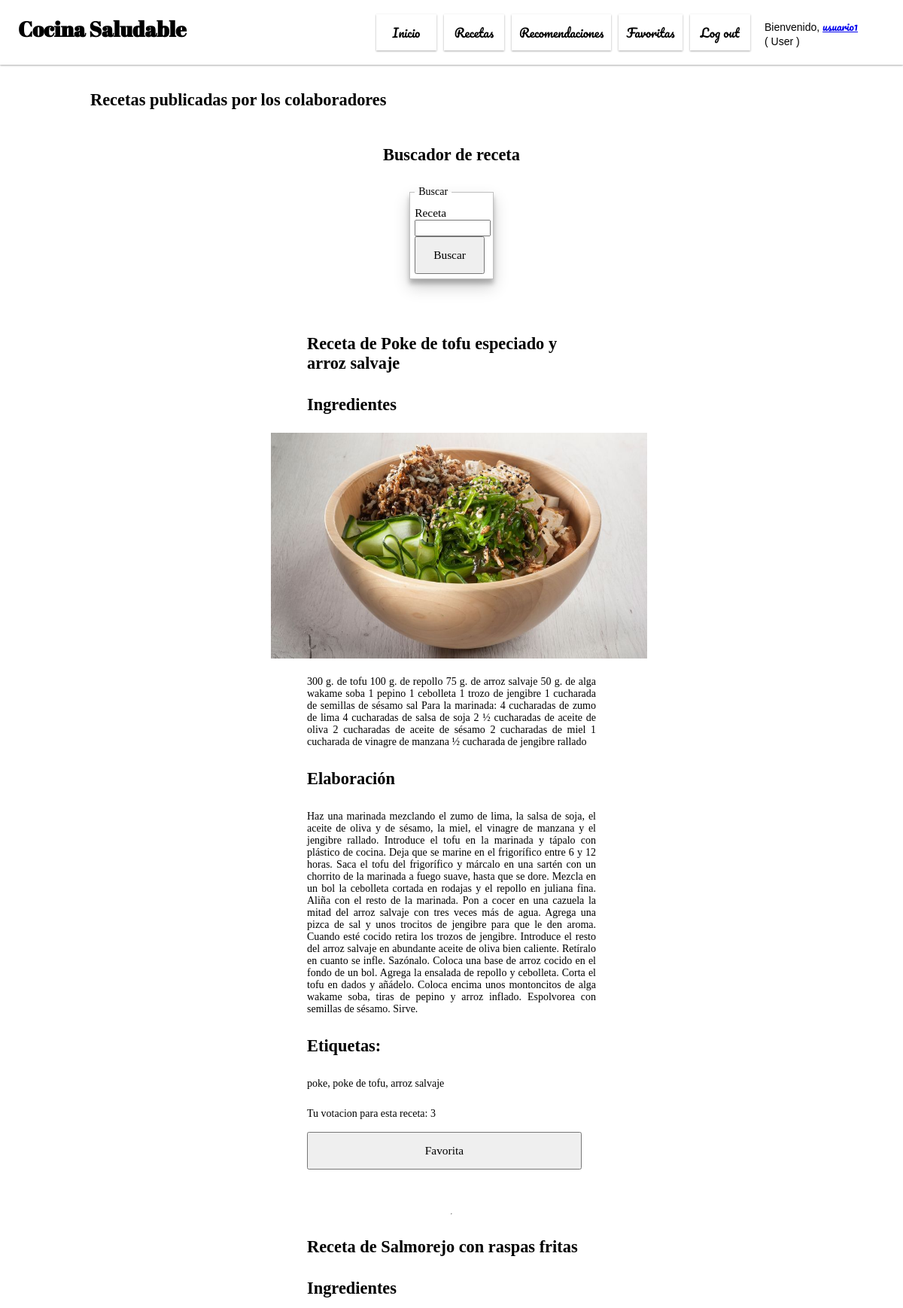
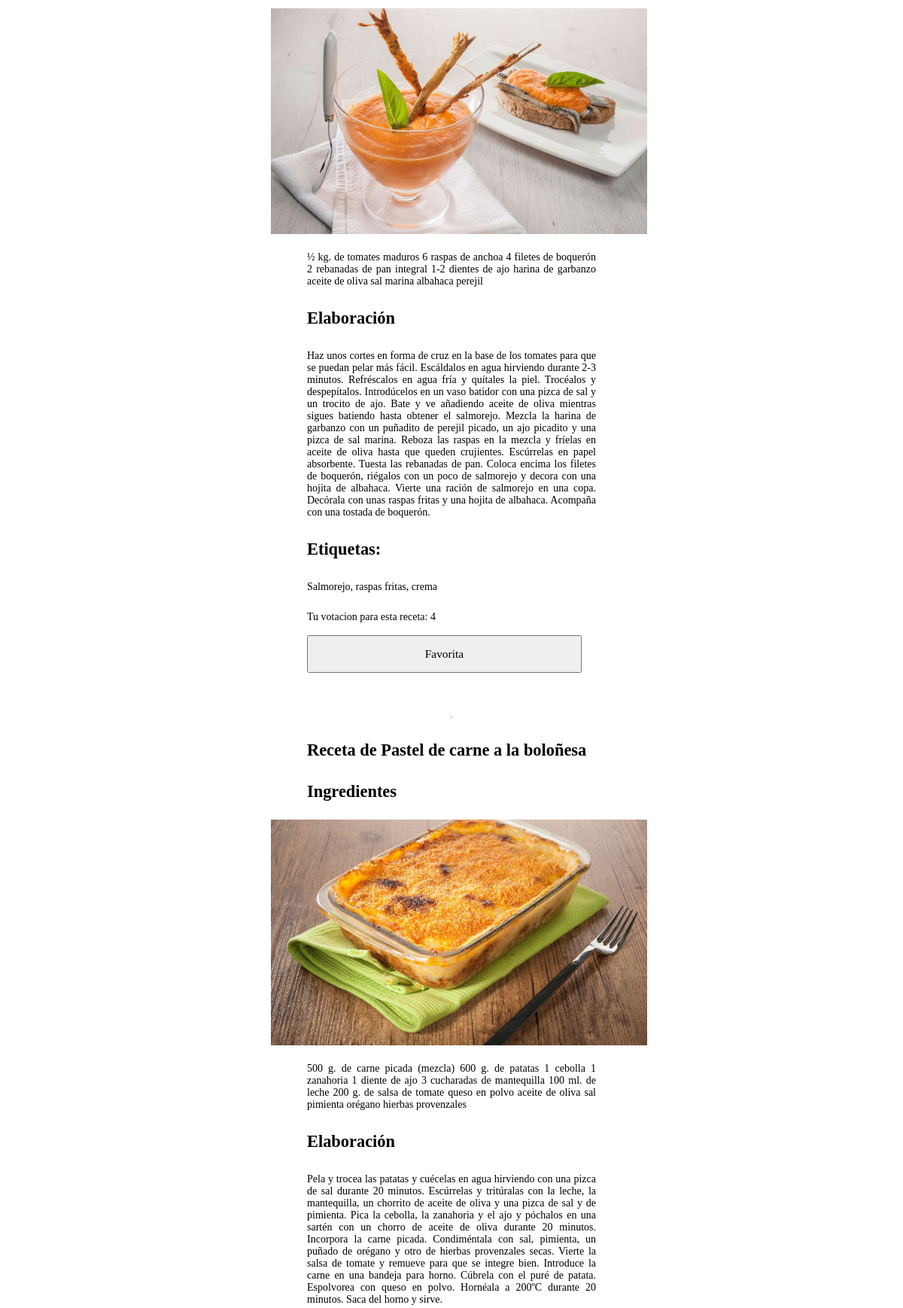
The app's page /index.php?page=recetas (signed in, upper part) with its own data (2 pictures, top to bottom).
### tables this page shows
CREATE TABLE IF NOT EXISTS `recetas` (
  `id` int(11) NOT NULL AUTO_INCREMENT,
  `titulo` varchar(100) DEFAULT NULL,
  `ingredientes` mediumtext,
  `elaboracion` mediumtext,
  `etiquetas` varchar(250) DEFAULT NULL,
  `publica` tinyint(4) DEFAULT NULL,
  `imagen` varchar(250) DEFAULT NULL,
  `idColaborador` int(11) NOT NULL,
  PRIMARY KEY (`id`),
  KEY `fk_recetas_colaboradores1_idx` (`idColaborador`)
);

CREATE TABLE IF NOT EXISTS `r_usuarios_recetas_votacion` (
  `id` int(11) NOT NULL AUTO_INCREMENT,
  `usuarios_id` int(11) NOT NULL,
  `recetas_id` int(11) NOT NULL,
  `puntuacion` int(11) DEFAULT NULL,
  PRIMARY KEY (`id`),
  KEY `fk_usuarios_has_recetas_recetas2_idx` (`recetas_id`),
  KEY `fk_usuarios_has_recetas_usuarios1_idx` (`usuarios_id`)
);

### php/clases/Conexion.php (called while the page is built, shortened)
<?php
class Conexion{
    private static $instancia;
    private $dbh;
    public function __construct(){
        try{
            $this->dbh = new PDO(CADCONEXION, USER, PSW);
            $this->dbh->exec("SET CHARACTER SET utf8");
        }catch(PDOException $e){
            print "Error!: " . $e->getMessage();
            die();
        }
    }
    public function prepare($sql) {
        return $this->dbh->prepare($sql);
    }
    public static function singleton_conexion(){
        if(!isset(self::$instancia)){
            self::$instancia = new $class;
        }
        return self::$instancia;
    }
}
?>

### php/clases/Receta.php (called while the page is built, shortened)
<?php
require_once 'Conexion.php';
class Receta {
    private static $instancia;
    public static function singleton_receta() {
        if (!isset(self::$instancia)) {
            self::$instancia = new $miclase;
        }
        return self::$instancia;
    }
    public function get_recetas($filtro = 'All'){
        $this->dbh = Conexion::singleton_conexion();
        try {
			if ($filtro == 'All') {
                $query = $this->dbh->prepare("select * from recetas where publica = 1");
            } else {
                $query = $this->dbh->prepare("select * from recetas where titulo like :nombre and  publica = 1");
                $parametro = '%'.$filtro.'%';
                $query->bindParam(':nombre', $parametro);
            }
            $query->execute();
            return $query->fetchAll();
        }catch (PDOException $e) {
            $e->getMessage();
        }
    }
    public function get_votacion($idUsuario, $idReceta) {
        $this->dbh = Conexion::singleton_conexion();
        try {
            $query = $this->dbh->prepare('SELECT * FROM `r_usuarios_recetas_votacion` WHERE recetas_id = :idReceta and usuarios_id=:idUsuario');
            $query->bindParam(':idUsuario', $idUsuario);
            $query->bindParam(':idReceta', $idReceta);
            $query->execute();
            return $query->fetchAll();
        }catch (PDOException $e) {
            $e->getMessage();
        }
    }
}
?>

### php/pages/recetas.php (the view, shortened to what this page needs)
<?php
require_once('php/clases/Receta.php');
?>
<div class="contenido">
    <h2>Recetas publicadas por los colaboradores</h2>
    <div class="formulario">
        <h2>Buscador de receta</h2>
        <div class="formulario">
            <form action="index.php?page=recetas" method="post">
            <fieldset>
            <legend>Buscar</legend>
                <label for="receta">Receta</label>
                <input type="text" name="busqueda" id="buscar">
                <input type="submit" name="buscar" value="Buscar">
            </fieldset>
            </form>
        </div>
        <?php
        if(isset($_POST['buscar'])) {
            $var = Receta::singleton_receta();
            $recetas = $var->get_recetas($_POST['busqueda']);
            foreach ($recetas as $key) {
                echo "<form action='index.php?page=recetas' method='post'>";
                echo "<div id='receta'>";
                echo "<h2>Receta de ".$key['titulo']."</h2>";
                echo "<h2>Ingredientes</h2>";
                echo "<div id='imagen'>";
                echo "<img src='upload/dir$key[idColaborador]/$key[imagen]'>";
                echo "</div>";
                echo "<p>".$key['ingredientes']."</p>";
                echo "<h2>Elaboración</h2>";
                echo "<p>".$key['elaboracion']."</p>";
                echo "<h2>Etiquetas: </h2><p>".$key['etiquetas']."</p>";
                echo "<input type='hidden' name='idReceta' value='$key[id]'>";
                if(isset($_SESSION['login'])) {
                    echo "<select name='puntuacion' id='puntuacion'>";
                        echo "<option value='1'>1</option>";
                        echo "<option value='2'>2</option>";
                        echo "<option value='3'>3</option>";
                        echo "<option value='4'>4</option>";
                        echo "<option value='5'>5</option>";
                    echo "</select>";
                    echo "<input type='submit' name='votar' value='Votar'>";
                    echo "<input type='submit' name='favorita' value='Favorita'>";
                    if($_SESSION['login']['Perfil'] == 'Collaborator') {
                        if($key['idColaborador'] == $_SESSION['login']['id']) {
                            echo "<input type='submit' name='borrar' value='Borrar'>";
                            echo "<input type='submit' name='modificar' value='Modificar'>";
                            if ($key['publica'] == '0') {
                                echo "<input type='submit' name='visualizar' value='Visualizar'>";
                            }
                            else  {
                                echo "<input type='submit' name='ocultar' value='Ocultar'>";
                            }
                        }
                    }
                }
                echo "</form>";
                echo "</div>";
                echo "<br/><br/>";
                echo "<hr>";
                }
        } else {
            $var = Receta::singleton_receta();
            $recetas = $var->get_recetas();
            foreach ($recetas as $key) {
                echo "<form action='index.php?page=recetas' method='post'>";
                echo "<div id='receta'>";
                echo "<h2>Receta de ".$key['titulo']."</h2>";
                echo "<h2>Ingredientes</h2>";
                echo "<div id='imagen'>";
                echo "<img src='upload/dir$key[idColaborador]/$key[imagen]'>";
                echo "</div>";
                echo "<p>".$key['ingredientes']."</p>";
                echo "<h2>Elaboración</h2>";
                echo "<p>".$key['elaboracion']."</p>";
                echo "<h2>Etiquetas: </h2><p>".$key['etiquetas']."</p>";
                if(isset($_SESSION['login'])) {
                    $var = Receta::singleton_receta();
                    $votacion = $var->get_votacion($_SESSION['login']['id'], $key['id']);
                    if(empty($votacion)) {
                        echo "<select name='puntuacion' id='puntuacion'>";
                            echo "<option value='1'>1</option>";
                            echo "<option value='2'>2</option>";
                            echo "<option value='3'>3</option>";
                            echo "<option value='4'>4</option>";
                            echo "<option value='5'>5</option>";
                        echo "</select>";
                        echo "<input type='submit' name='votar' value='Votar'>";
                    }
                    else {
                        echo "<p> Tu votacion para esta receta: ".$votacion[0]['puntuacion'];
                    }
                    echo "<br/><br/>";
                    echo "<input type='submit' name='favorita' value='Favorita'>";
                }
                echo "</form>";
                echo "</div>";
                echo "<br/><br/>";
                echo "<hr>";
                }
        }
        ?>

### css/estilos.css (style rules this page uses)
* { font-size: 14px; }
.formulario { display: flex; flex-direction: column; justify-content: center; align-items: center; padding-bottom: 50px; }
#imagen { text-align: center; }
#imagen img { width: 500px; height: 300px; }
form { font-family: 'Lobster'; width: 40%; justify-content: center; align-items: center; }
form fieldset legend { padding: 5px; }
form fieldset label { font-size: 1.1rem; }
fieldset { padding: 5%; box-shadow: 0 10px 20px rgba(0,0,0,0.19), 0 6px 6px rgba(0,0,0,0.23); }
form input, select { width: 95%; }
form input[type=submit] { padding-left: 0px; padding-right: 0px; height: 50px; font-size: 1.1rem; }
.contenido h2 { padding: 5px 10%; font-size: 1.6rem; font-family: 'Lobster'; }
.contenido p { padding: 5px 10%; text-align: justify; }

### records on screen
recetas: titulo "Poke de tofu especiado y arroz salvaje", imagen (picture), ingredientes "300 g. de tofu 100 g. de repollo 75 g. de arroz salvaje 50 g. de alga wakame soba 1 pepino 1 cebolleta 1 trozo de jengibre 1 cucharada de semillas de sésamo sal Para la marinada: 4 cucharadas de zumo de lima 4 cucharadas de salsa de soja 2 ½ cucharadas de aceite de oliva 2 cucharadas de aceite de sésamo 2 cucharadas de miel 1 cucharada de vinagre de manzana ½ cucharada de jengibre rallado", elaboracion "Haz una marinada mezclando el zumo de lima, la salsa de soja, el aceite de oliva y de sésamo, la miel, el vinagre de manzana y el jengibre rallado. Introduce el tofu en la marinada y tápalo con plástico de cocina. Deja que se marine en el frigorífico entre 6 y 12 horas. Saca el tofu del frigorífico y márcalo en una sartén con un chorrito de la marinada a fuego suave, hasta que se dore. Mezcla en un bol la cebolleta cortada en rodajas y el repollo en juliana fina. Aliña con el resto de la marinada. Pon a cocer en una cazuela la mitad del arroz salvaje con tres veces más de agua. Agrega una pizca de sal y unos trocitos de jengibre para que le den aroma. Cuando esté cocido retira los trozos de…", etiquetas "poke, poke de tofu, arroz salvaje", r_usuarios_recetas_votacion.puntuacion "3"
recetas: titulo "Salmorejo con raspas fritas", imagen (picture), ingredientes "½ kg. de tomates maduros 6 raspas de anchoa 4 filetes de boquerón 2 rebanadas de pan integral 1-2 dientes de ajo harina de garbanzo aceite de oliva sal marina albahaca perejil", elaboracion "Haz unos cortes en forma de cruz en la base de los tomates para que se puedan pelar más fácil. Escáldalos en agua hirviendo durante 2-3 minutos. Refréscalos en agua fría y quítales la piel. Trocéalos y despepítalos. Introdúcelos en un vaso batidor con una pizca de sal y un trocito de ajo. Bate y ve añadiendo aceite de oliva mientras sigues batiendo hasta obtener el salmorejo. Mezcla la harina de garbanzo con un puñadito de perejil picado, un ajo picadito y una pizca de sal marina. Reboza las raspas en la mezcla y fríelas en aceite de oliva hasta que queden crujientes. Escúrrelas en papel absorbente. Tuesta las rebanadas de pan. Coloca encima los filetes de boquerón, riégalos con un poco de…", etiquetas "Salmorejo, raspas fritas, crema", r_usuarios_recetas_votacion.puntuacion "4"
recetas: titulo "Pastel de carne a la boloñesa", imagen (picture), ingredientes "500 g. de carne picada (mezcla) 600 g. de patatas 1 cebolla 1 zanahoria 1 diente de ajo 3 cucharadas de mantequilla 100 ml. de leche 200 g. de salsa de tomate queso en polvo aceite de oliva sal pimienta orégano hierbas provenzales", elaboracion "Pela y trocea las patatas y cuécelas en agua hirviendo con una pizca de sal durante 20 minutos. Escúrrelas y tritúralas con la leche, la mantequilla, un chorrito de aceite de oliva y una pizca de sal y de pimienta. Pica la cebolla, la zanahoria y el ajo y póchalos en una sartén con un chorro de aceite de oliva durante 20 minutos. Incorpora la carne picada. Condiméntala con sal, pimienta, un puñado de orégano y otro de hierbas provenzales secas. Vierte la salsa de tomate y remueve para que se integre bien. Introduce la carne en una bandeja para horno. Cúbrela con el puré de patata. Espolvorea con queso en polvo. Hornéala a 200ºC durante 20 minutos. Saca del horno y sirve."

### other values on screen
$_SESSION['login']['Usuario'] "usuario1"
$_SESSION['login']['Perfil'] "User"
